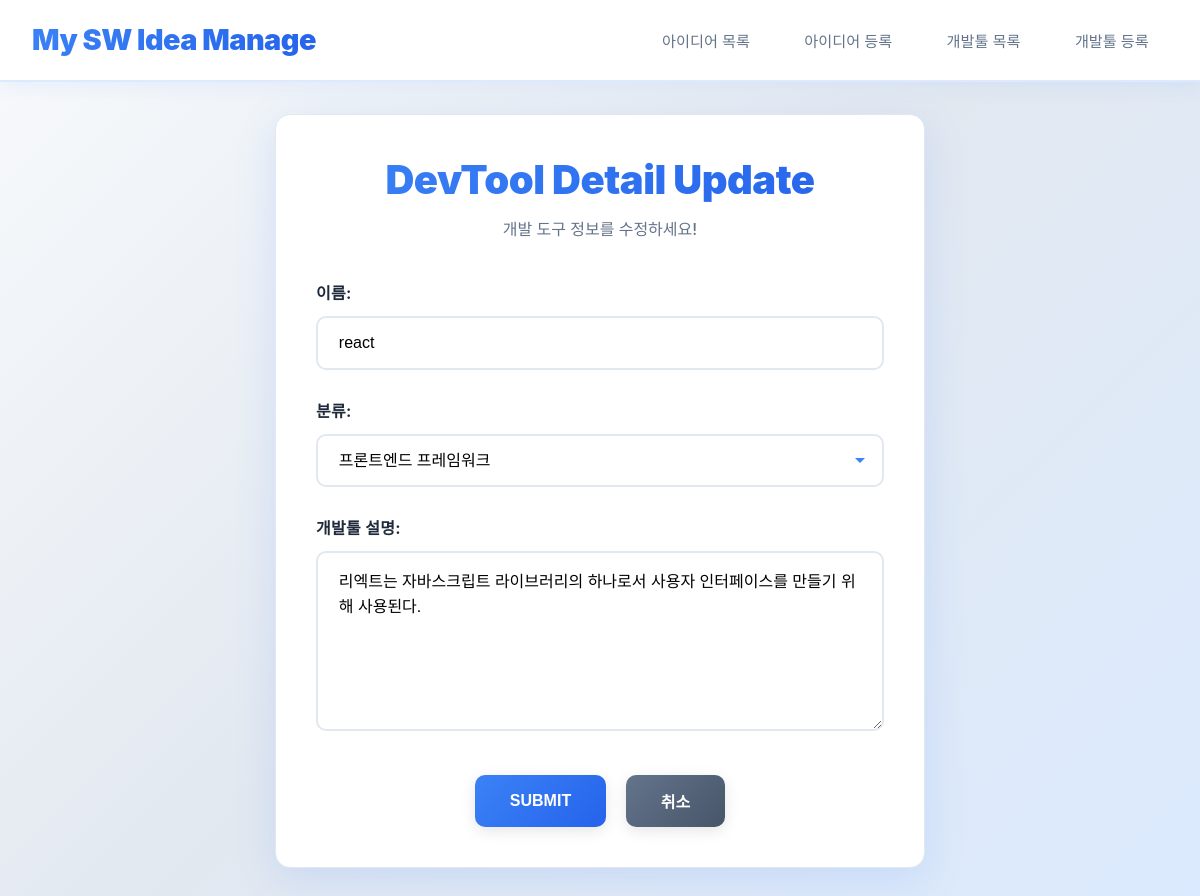
The app's page /devtool/10/update/ (signed in) with its own data.
### ideas/models.py (models this page shows, shortened)
class DevTool(models.Model):
    KIND_CHOICES = [
        ('웹 프레임워크', '웹 프레임워크'),
        ('프론트엔드 프레임워크', '프론트엔드 프레임워크'),
        ('백엔드 프레임워크', '백엔드 프레임워크'),
        ('자바스크립트 실행 환경', '자바스크립트 실행 환경'),
        ('프로그래밍 언어', '프로그래밍 언어'),
    ]
    name = models.CharField(max_length=100)
    kind = models.CharField(max_length=50, choices=KIND_CHOICES)
    content = models.TextField()
    created_at = models.DateTimeField(auto_now_add=True)
    class Meta:
        ordering = ['-created_at']

### ideas/views.py (the view)
# urls.py: path('devtool/<int:devtool_id>/update/', views.devtool_update, name='devtool_update'),
@login_required
def devtool_update(request, devtool_id):
    devtool = get_object_or_404(DevTool, id=devtool_id)
    if request.method == 'POST':
        devtool.name = request.POST.get('name')
        devtool.kind = request.POST.get('kind')
        devtool.content = request.POST.get('content')
        devtool.save()
        return redirect('devtool_detail', devtool_id=devtool.id)
    context = {
        'devtool': devtool,
        'kinds': DevTool.KIND_CHOICES,
    }
    return render(request, 'ideas/devtool_update.html', context)

### ideas/templates/ideas/devtool_update.html (shortened to what this page needs)
{% extends 'base.html' %}
{% load static %}
{% block extra_css %}
<link rel="stylesheet" href="{% static 'css/form.css' %}">
{% endblock %}
{% block content %}
<div class="form-container">
    <h1>DevTool Detail Update</h1>
    <p>개발 도구 정보를 수정하세요!</p>
    <form method="post">
        <div class="form-group">
            <label for="name">이름:</label>
            <input type="text" id="name" name="name" value="{{ devtool.name }}" required>
        </div>
        <div class="form-group">
            <label for="kind">분류:</label>
            <select id="kind" name="kind" required>
                {% for value, display in kinds %}
                <option value="{{ value }}" {% if value == devtool.kind %}selected{% endif %}>
                    {{ display }}
                </option>
                {% endfor %}
            </select>
        </div>
        <div class="form-group">
            <label for="content">개발툴 설명:</label>
            <textarea id="content" name="content" required>{{ devtool.content }}</textarea>
        </div>
        <div class="form-actions">
            <button type="submit" class="btn btn-primary">SUBMIT</button>
            <a href="{% url 'devtool_detail' devtool.id %}" class="btn btn-secondary">취소</a>
        </div>
    </form>
</div>
{% endblock %}

### static/css/base.css (style rules this page uses)
* { margin: 0; padding: 0; box-sizing: border-box; }
body { font-family: 'Noto Sans KR', -apple-system, BlinkMacSystemFont, 'Segoe UI', sans-serif; background: linear-gradient(135deg, #f8fafc 0%, #e2e8f0 50%, #dbeafe 100%); min-height: 100vh; color: #1e293b; }
.btn { padding: 0.9rem 2.2rem; border: none; border-radius: 10px; font-size: 1rem; font-weight: 600; cursor: pointer; text-decoration: none; display: inline-block; transition: all 0.3s; box-shadow: 0 4px 15px rgba(0, 0, 0, 0.1); font-family: 'Noto Sans KR', sans-serif; }
.btn-primary { background: linear-gradient(135deg, #3b82f6 0%, #2563eb 100%); color: white; }
.btn-secondary { background: linear-gradient(135deg, #64748b 0%, #475569 100%); color: white; }

### static/css/form.css (style rules this page uses)
.form-container { background: white; padding: 2.5rem; border-radius: 15px; max-width: 650px; margin: 0 auto; box-shadow: 0 10px 40px rgba(59, 130, 246, 0.15); border: 1px solid #e2e8f0; animation: fadeInScale 0.5s ease-out; }
.form-container h1 { text-align: center; background: linear-gradient(135deg, #3b82f6 0%, #2563eb 100%); -webkit-background-clip: text; -webkit-text-fill-color: transparent; background-clip: text; margin-bottom: 0.8rem; font-size: 2.5rem; font-weight: 900; letter-spacing: -0.5px; }
.form-container > p { text-align: center; color: #64748b; margin-bottom: 2.5rem; font-size: 1rem; font-weight: 500; }
.form-group { margin-bottom: 1.8rem; }
.form-group label { display: block; margin-bottom: 0.7rem; color: #1e293b; font-weight: 700; font-size: 1rem; letter-spacing: 0.3px; }
.form-group input, .form-group textarea, .form-group select { width: 100%; padding: 1rem 1.3rem; border: 2px solid #e2e8f0; border-radius: 10px; font-size: 1rem; font-family: 'Noto Sans KR', sans-serif; transition: all 0.3s; background: white; }
.form-group textarea { min-height: 180px; resize: vertical; line-height: 1.6; }
.form-group select { cursor: pointer; background-size: 12px; padding-right: 3rem; appearance: none; }
.form-group select option { padding: 1rem; }
.form-actions { display: flex; gap: 1.2rem; justify-content: center; margin-top: 2.5rem; }

### records on screen
DevTool: name "react", kind "프론트엔드 프레임워크", content "리엑트는 자바스크립트 라이브러리의 하나로서 사용자 인터페이스를 만들기 위해 사용된다."
